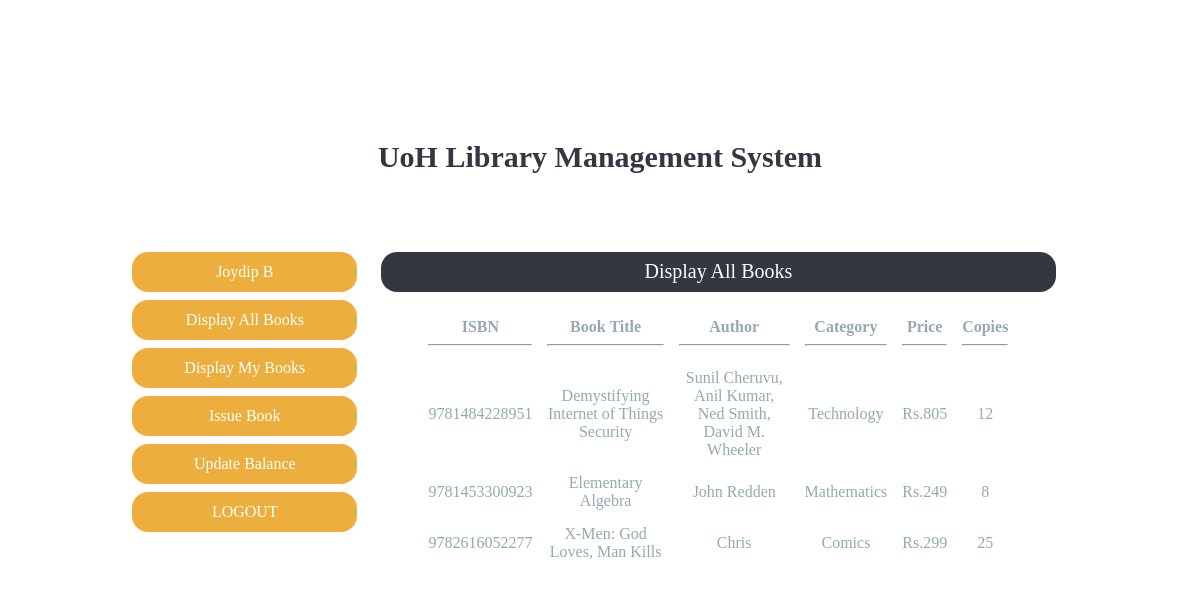
/IT-Project/UoH_LMS/user/display_books.php (signed in), run on the app's committed database.
### tables this page shows
CREATE TABLE IF NOT EXISTS `user` (
  `ID` varchar(10) NOT NULL,
  `NAME` varchar(30) NOT NULL,
  `EMAIL` varchar(30) NOT NULL,
  `PASSWORD` varchar(42) NOT NULL,
  `TYPE` varchar(10) NOT NULL,
  `BALANCE` int(11) NOT NULL,
  PRIMARY KEY (`ID`),
  UNIQUE KEY `UNIQUE` (`EMAIL`)
);

CREATE TABLE IF NOT EXISTS `book` (
  `ISBN` char(13) NOT NULL,
  `TITLE` varchar(100) NOT NULL,
  `AUTHOR` varchar(100) NOT NULL,
  `CATEGORY` varchar(30) NOT NULL,
  `PRICE` int(4) UNSIGNED NOT NULL,
  `COPIES` int(10) UNSIGNED NOT NULL,
  PRIMARY KEY (`ISBN`)
);

### IT-Project/UoH_LMS/user/display_books.php (the view, shortened to what this page needs)
<?php
    require "../db_connect.php";
?>
<!DOCTYPE html>
<html lang="en">
<head>
    <link rel="stylesheet" type="text/css" href="./css/tab_style.css">
    <link rel="stylesheet" type="text/css" href="../admin/css/pending_registrations_style.css">
</head>
<body>
    <?php
        $id = $_SESSION['id'];
        $query = "SELECT name FROM user WHERE id='$id'";
        $query_result = mysqli_query($conn, $query);
        $fetch_result = mysqli_fetch_assoc($query_result);
        $name = $fetch_result['name'];
    ?>
    <h2><a href="../index.php">UoH Library Management System</a></h2>
    <div class="container">
        <div class="leftdiv">
            <a href="./home.php"><Button class="btnPart"><?php echo $name ?></Button></a>
            <a href="./display_books.php"><Button class="btnPart">Display All Books</Button></a>
            <a href="./display_my_books.php"><Button class="btnPart">Display My Books</Button></a>
            <a href="./issue_book.php"><Button class="btnPart">Issue Book</Button></a>
            <a href="./update_balance.php"><Button class="btnPart">Update Balance</Button></a>
            <a href="../logout.php"><Button class="btnPart">LOGOUT</Button></a>
        </div>
        <div class="rightdiv">
            <button class="headerBtn">Display All Books</button>
            <?php
            $query = $conn->prepare("SELECT * FROM book ORDER BY title");
            $query->execute();
            $result = $query->get_result();
            $rows = mysqli_num_rows($result);
            if ($rows == 0)
                echo "<h2 align='center'>No Books Available!</h2>";
            else {
                echo "<form class='cd-form'>";
                echo "<table width='100%' cellpadding=5 cellspacing=5>";
                echo "<tr>
						<th>ISBN<hr></th>
						<th>Book Title<hr></th>
						<th>Author<hr></th>
						<th>Category<hr></th>
						<th>Price<hr></th>
                        <th>Copies<hr></th>
					</tr>";
                for ($i = 0; $i < $rows; $i++) {
                    $row = mysqli_fetch_array($result);
                    echo "<tr>";
                    for ($j = 0; $j < 6; $j++)
                        if ($j == 4)
                            echo "<td>Rs." . $row[$j] . "</td>";
                        else
                            echo "<td>" . $row[$j] . "</td>";
                    echo "</tr>";
                }
                echo "</table>";
                echo "</form>";
            }
            ?>
        </div>
    </div>
</body>
</html>

### IT-Project/UoH_LMS/user/css/tab_style.css (style rules this page uses)
h2 a { text-decoration: none; color: #343642; font-family: Georgia, 'Times New Roman', Times, serif; font-size: 30px; position: relative; top: 120px; text-align: center; display: block; }
.container { width: 80%; height: 440px; max-width: 1000px; text-align: center; margin: 8em auto; font-family: Georgia, 'Times New Roman', Times, serif; font-size: 1.3rem; padding: 2% 5%; }
.leftdiv { float: left; width: 25%; }
.rightdiv { float: right; width: 75%; }
.btnPart { background-color:#ecaf3e; color: #fff; border: 0px; border-radius: 1rem; font-family: Georgia, 'Times New Roman', Times, serif; font-size: 16px; width: 95%; height: 40px; margin-top: 8px; cursor: pointer; transition: all .2s ease-in-out; }
.headerBtn { background-color: #343642; color: #ffffff; border: 0px; border-radius: 1rem; font-family: Georgia, 'Times New Roman', Times, serif; font-size: 20px; width: 95%; height: 40px; margin-top: 8px; }

### IT-Project/UoH_LMS/admin/css/pending_registrations_style.css (style rules this page uses)
.cd-form { width: 90%; max-width: 600px; margin: auto; font-size: 16px; color: #94aab0; margin-bottom: 10px; justify-content: center; }
.cd-form::after { clear: both; content: ""; display: table; }

### data on the page
user: NAME "Joydip B"
book: ISBN "9781484228951", TITLE "Demystifying Internet of Things Security", AUTHOR "Sunil Cheruvu, Anil Kumar, Ned Smith, David M. Wheeler", CATEGORY "Technology", PRICE "805", COPIES "12"
book: ISBN "9781453300923", TITLE "Elementary Algebra", AUTHOR "John Redden", CATEGORY "Mathematics", PRICE "249", COPIES "8"
book: ISBN "9782616052277", TITLE "X-Men: God Loves, Man Kills", AUTHOR "Chris", CATEGORY "Comics", PRICE "299", COPIES "25"
